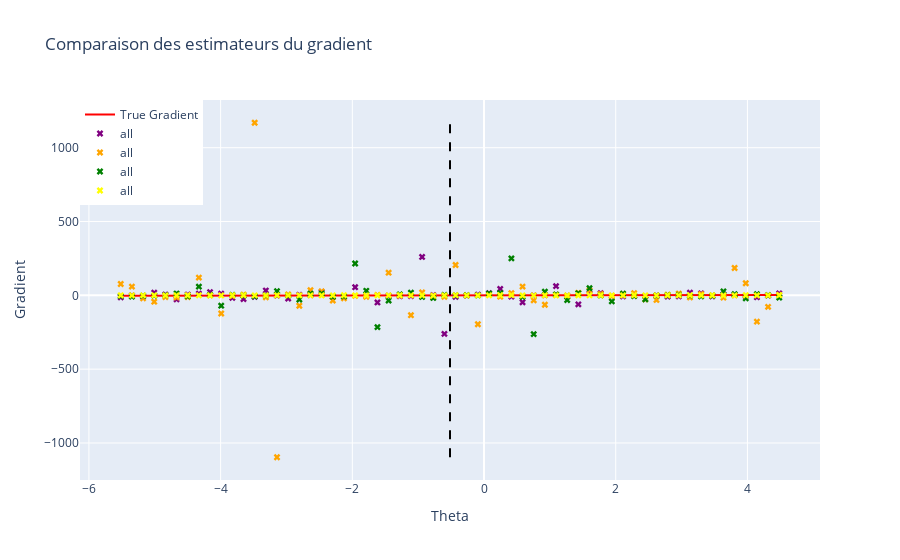

Notebook cell for this chart:
### Markdown cell above
On fait de même pour le gradient :

### Code cell
Code.plot_gradient(r, x, noised_A, noised_b, theta_true, n_simulations, 'all')
